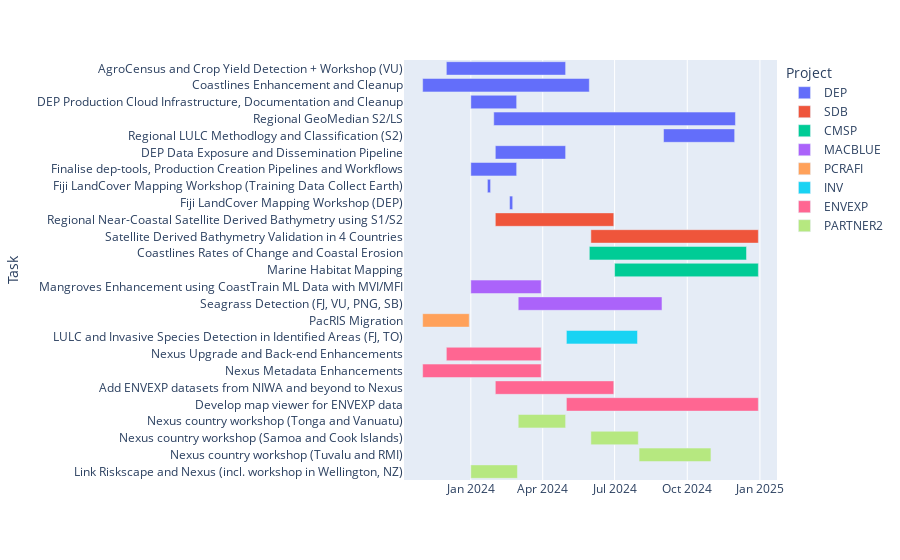

Source (notebook cell):
### Code cell
fig = px.timeline(df, x_start="Start", x_end="Finish", y="Task", color="Project")
fig.update_yaxes(autorange="reversed")
fig.show()

### Figure 1 — Plotly figure (JSON) as saved in the notebook; plotly's stock layout.template omitted (floating-point values rounded to 4 significant figures)
{"data": [{"alignmentgroup": "True", "base": ["2023-12-01T00:00:00", "2023-11-01T00:00:00", "2024-01-01T00:00:00", "2024-12-01T00:00:00", "2024-09-01T00:00:00", "2024-02-01T00:00:00", "2024-01-01T00:00:00", "2024-01-22T00:00:00", "2024-02-19T00:00:00"], "hovertemplate": "Project=DEP<br>Start=%{base}<br>Finish=%{x}<br>Task=%{y}<extra></extra>", "legendgroup": "DEP", "marker": {"color": "#636efa", "pattern": {"shape": ""}}, "name": "DEP", "offsetgroup": "DEP", "orientation": "h", "showlegend": true, "textposition": "auto", "type": "bar", "x": [13046400000, 18230400000, 5011200000, -26438400000, 7776000000, 7689600000, 5011200000, 345600000, 345600000], "xaxis": "x", "y": ["AgroCensus and Crop Yield Detection + Workshop (VU)", "Coastlines Enhancement and Cleanup", "DEP Production Cloud Infrastructure, Documentation and Cleanup", "Regional GeoMedian S2/LS", "Regional LULC Methodlogy and Classification (S2)", "DEP Data Exposure and Dissemination Pipeline", "Finalise dep-tools, Production Creation Pipelines and Workflows", "Fiji LandCover Mapping Workshop (Training Data Collect Earth)", "Fiji LandCover Mapping Workshop (DEP)"], "yaxis": "y"}, {"alignmentgroup": "True", "base": ["2024-02-01T00:00:00", "2024-06-01T00:00:00"], "hovertemplate": "Project=SDB<br>Start=%{base}<br>Finish=%{x}<br>Task=%{y}<extra></extra>", "legendgroup": "SDB", "marker": {"color": "#EF553B", "pattern": {"shape": ""}}, "name": "SDB", "offsetgroup": "SDB", "orientation": "h", "showlegend": true, "textposition": "auto", "type": "bar", "x": [12960000000, 18316800000], "xaxis": "x", "y": ["Regional Near-Coastal Satellite Derived Bathymetry using S1/S2", "Satellite Derived Bathymetry Validation in 4 Countries"], "yaxis": "y"}, {"alignmentgroup": "True", "base": ["2024-05-30T00:00:00", "2024-07-01T00:00:00"], "hovertemplate": "Project=CMSP<br>Start=%{base}<br>Finish=%{x}<br>Task=%{y}<extra></extra>", "legendgroup": "CMSP", "marker": {"color": "#00cc96", "pattern": {"shape": ""}}, "name": "CMSP", "offsetgroup": "CMSP", "orientation": "h", "showlegend": true, "textposition": "auto", "type": "bar", "x": [17193600000, 15724800000], "xaxis": "x", "y": ["Coastlines Rates of Change and Coastal Erosion", "Marine Habitat Mapping"], "yaxis": "y"}, {"alignmentgroup": "True", "base": ["2024-01-01T00:00:00", "2024-03-01T00:00:00"], "hovertemplate": "Project=MACBLUE<br>Start=%{base}<br>Finish=%{x}<br>Task=%{y}<extra></extra>", "legendgroup": "MACBLUE", "marker": {"color": "#ab63fa", "pattern": {"shape": ""}}, "name": "MACBLUE", "offsetgroup": "MACBLUE", "orientation": "h", "showlegend": true, "textposition": "auto", "type": "bar", "x": [7689600000, 15724800000], "xaxis": "x", "y": ["Mangroves Enhancement using CoastTrain ML Data with MVI/MFI", "Seagrass Detection (FJ, VU, PNG, SB)"], "yaxis": "y"}, {"alignmentgroup": "True", "base": ["2023-11-01T00:00:00"], "hovertemplate": "Project=PCRAFI<br>Start=%{base}<br>Finish=%{x}<br>Task=%{y}<extra></extra>", "legendgroup": "PCRAFI", "marker": {"color": "#FFA15A", "pattern": {"shape": ""}}, "name": "PCRAFI", "offsetgroup": "PCRAFI", "orientation": "h", "showlegend": true, "textposition": "auto", "type": "bar", "x": [5097600000], "xaxis": "x", "y": ["PacRIS Migration"], "yaxis": "y"}, {"alignmentgroup": "True", "base": ["2024-05-01T00:00:00"], "hovertemplate": "Project=INV<br>Start=%{base}<br>Finish=%{x}<br>Task=%{y}<extra></extra>", "legendgroup": "INV", "marker": {"color": "#19d3f3", "pattern": {"shape": ""}}, "name": "INV", "offsetgroup": "INV", "orientation": "h", "showlegend": true, "textposition": "auto", "type": "bar", "x": [7776000000], "xaxis": "x", "y": ["LULC and Invasive Species Detection in Identified Areas (FJ, TO)"], "yaxis": "y"}, {"alignmentgroup": "True", "base": ["2023-12-01T00:00:00", "2023-11-01T00:00:00", "2024-02-01T00:00:00", "2024-05-01T00:00:00"], "hovertemplate": "Project=ENVEXP<br>Start=%{base}<br>Finish=%{x}<br>Task=%{y}<extra></extra>", "legendgroup": "ENVEXP", "marker": {"color": "#FF6692", "pattern": {"shape": ""}}, "name": "ENVEXP", "offsetgroup": "ENVEXP", "orientation": "h", "showlegend": true, "textposition": "auto", "type": "bar", "x": [10368000000, 12960000000, 12960000000, 20995200000], "xaxis": "x", "y": ["Nexus Upgrade and Back-end Enhancements", "Nexus Metadata Enhancements", "Add ENVEXP datasets from NIWA and beyond to Nexus", "Develop map viewer for ENVEXP data"], "yaxis": "y"}, {"alignmentgroup": "True", "base": ["2024-03-01T00:00:00", "2024-06-01T00:00:00", "2024-08-01T00:00:00", "2024-01-01T00:00:00"], "hovertemplate": "Project=PARTNER2<br>Start=%{base}<br>Finish=%{x}<br>Task=%{y}<extra></extra>", "legendgroup": "PARTNER2", "marker": {"color": "#B6E880", "pattern": {"shape": ""}}, "name": "PARTNER2", "offsetgroup": "PARTNER2", "orientation": "h", "showlegend": true, "textposition": "auto", "type": "bar", "x": [5184000000, 5184000000, 7862400000, 5097600000], "xaxis": "x", "y": ["Nexus country workshop (Tonga and Vanuatu)", "Nexus country workshop (Samoa and Cook Islands)", "Nexus country workshop (Tuvalu and RMI)", "Link Riskscape and Nexus (incl. workshop in Wellington, NZ)"], "yaxis": "y"}], "layout": {"barmode": "overlay", "legend": {"title": {"text": "Project"}, "tracegroupgap": 0}, "margin": {"t": 60}, "xaxis": {"anchor": "y", "domain": [0, 1], "type": "date"}, "yaxis": {"anchor": "x", "autorange": "reversed", "domain": [0, 1], "title": {"text": "Task"}}}}
